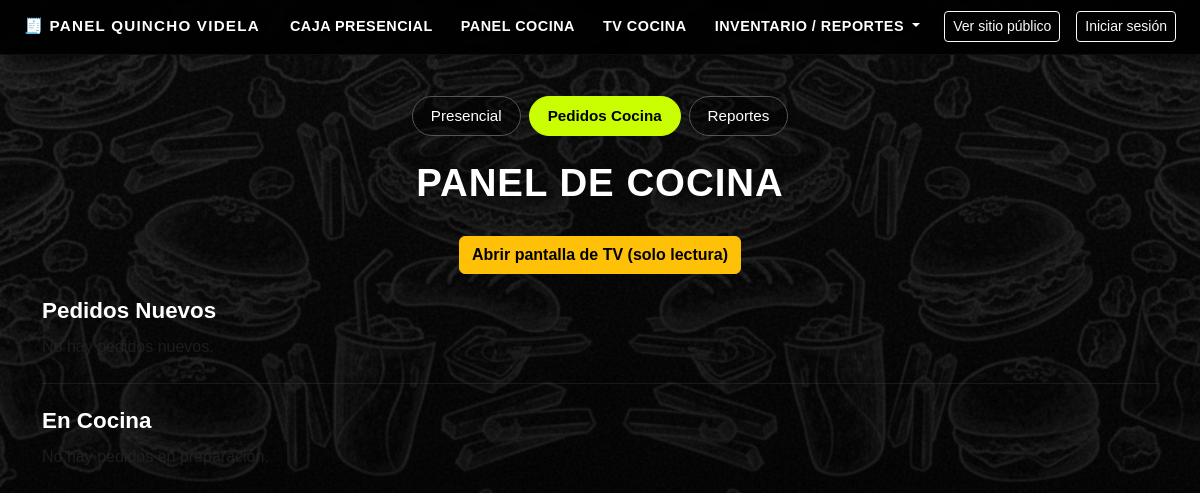
Page /caja/cocina/ on the earlier database version.
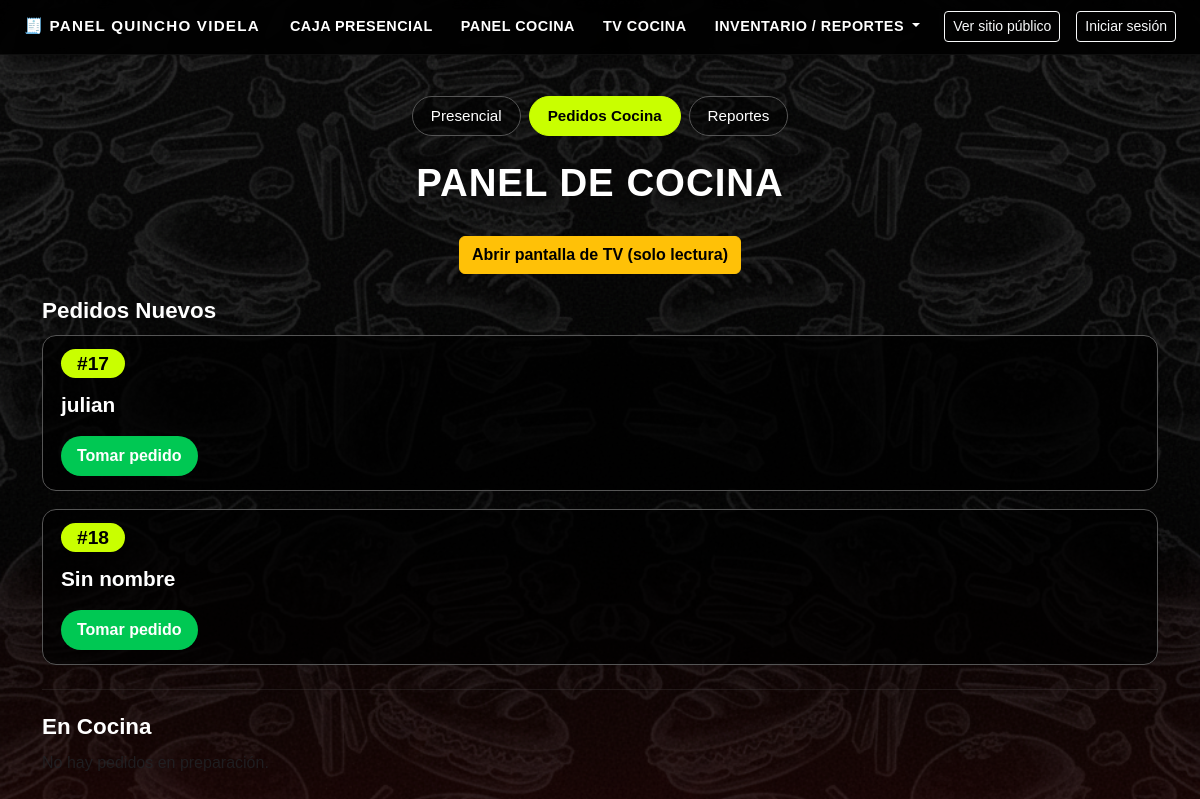
Same page on the later database version.
### caja/models.py (models this page shows, shortened)
class Pedido(models.Model):
    ORIGEN_CHOICES = [
        ("web", "Web"),
        ("local", "Local"),
    ]
    ESTADO_CHOICES = [
        ("pendiente", "Pendiente"),
        ("en_cocina", "En cocina"),
        ("listo", "Listo"),
        ("entregado", "Entregado"),
        ("cancelado", "Cancelado"),
    ]
    FORMA_PAGO_CHOICES = [
        ("efectivo", "Efectivo"),
        ("transferencia", "Transferencia"),
        ("tarjeta", "Tarjetas"),
    ]
    TIPO_ENTREGA_CHOICES = [
        ("retiro", "Retiro"),
        ("reparto", "Reparto"),
    ]
    origen = models.CharField(max_length=10, choices=ORIGEN_CHOICES)
    canal = models.CharField(
        max_length=20,
        default="mostrador",
        help_text="mostrador, web, delivery, etc.",
    )
    estado = models.CharField(
        max_length=20,
        choices=ESTADO_CHOICES,
        default="pendiente",
    )
    nombre_cliente = models.CharField(max_length=150, blank=True, null=True)
    telefono = models.CharField(max_length=50, blank=True, null=True)
    direccion = models.CharField(max_length=255, blank=True, null=True)
    forma_pago = models.CharField(
        max_length=20,
        choices=FORMA_PAGO_CHOICES,
        blank=True,
        null=True,
    )
    tipo_entrega = models.CharField(
        max_length=20,
        choices=TIPO_ENTREGA_CHOICES,
        blank=True,
        null=True,
    )
    total_manual = models.DecimalField(
        max_digits=10,
        decimal_places=2,
        default=0,
        help_text="Total escrito en caja (opcional).",
    )
    visible_en_cocina = models.BooleanField(
        default=True,
        help_text="Solo los pedidos visibles aparecerán en la pantalla de cocina.",
    )
    creado_en = models.DateTimeField(auto_now_add=True)
    actualizado_en = models.DateTimeField(auto_now=True)
    nota = models.TextField(blank=True)
    class Meta:
        ordering = ["-creado_en"]

### caja/views.py (the view)
# urls.py: path("cocina/", views.cocina_panel, name="cocina_panel"),
def cocina_panel(request):
    pedidos_nuevos = Pedido.objects.filter(
        visible_en_cocina=True,
        estado="pendiente",
    ).order_by("creado_en")
    pedidos_en_cocina = Pedido.objects.filter(
        visible_en_cocina=True,
        estado="en_cocina",
    ).order_by("creado_en")
    contexto = {
        "pedidos_nuevos": pedidos_nuevos,
        "pedidos_en_cocina": pedidos_en_cocina,
    }
    return render(request, "caja/cocina_panel.html", contexto)

### caja/templates/caja/cocina_panel.html (shortened to what this page needs)
{% extends "base.html" %}
{% load static %}
{% block content %}
<div class="container kitchen-wrapper">
    <div class="cash-tabs mb-4">
        <a href="{% url 'caja:caja_panel' %}" class="cash-tab">Presencial</a>
        <a href="{% url 'caja:cocina_panel' %}" class="cash-tab active">Pedidos Cocina</a>
        <a href="{% url 'caja:inventario_panel' %}" class="cash-tab">Reportes</a>
    </div>
    <h1 class="kitchen-title">Panel de Cocina</h1>
    <div class="text-center mb-4">
        <a href="{% url 'caja:cocina_tv' %}" target="_blank"
           class="btn btn-warning kitchen-tv-btn">
            Abrir pantalla de TV (solo lectura)
        </a>
    </div>
    <h3 class="kitchen-section-title">Pedidos Nuevos</h3>
    {% for p in pedidos_nuevos %}
        <div class="kitchen-card">
            <span class="kitchen-id">#{{ p.id }}</span>
            <div class="kitchen-client">
                {{ p.nombre_cliente|default:"Sin nombre" }}
            </div>
            <div class="mt-3">
                <a href="{% url 'caja:cocina_cambiar_estado' p.id 'en_cocina' %}"
                   class="btn kitchen-btn kitchen-btn-verde">
                    Tomar pedido
                </a>
            </div>
        </div>
    {% empty %}
        <p class="text-muted">No hay pedidos nuevos.</p>
    {% endfor %}
    <hr class="my-4" style="border-color:#555;">
    <h3 class="kitchen-section-title">En Cocina</h3>
    {% for p in pedidos_en_cocina %}
        <div class="kitchen-card">
            <span class="kitchen-id">#{{ p.id }}</span>
            <div class="kitchen-client">
                {{ p.nombre_cliente|default:"Sin nombre" }}
            </div>
            {% if p.nota %}
                <div class="kitchen-detail">{{ p.nota }}</div>
            {% endif %}
            <div class="mt-3">
                <a href="{% url 'caja:cocina_cambiar_estado' p.id 'listo' %}"
                   class="btn kitchen-btn kitchen-btn-rojo">
                    Pedido listo
                </a>
            </div>
        </div>
    {% empty %}
        <p class="text-muted">No hay pedidos en preparación.</p>
    {% endfor %}
</div>
{% endblock %}

Differences in the rows shown:
added Pedido: id "17", nombre_cliente "julian"
added Pedido: id "18", nombre_cliente "Sin nombre"
Other differences:
text no longer shown: "No hay pedidos nuevos."
